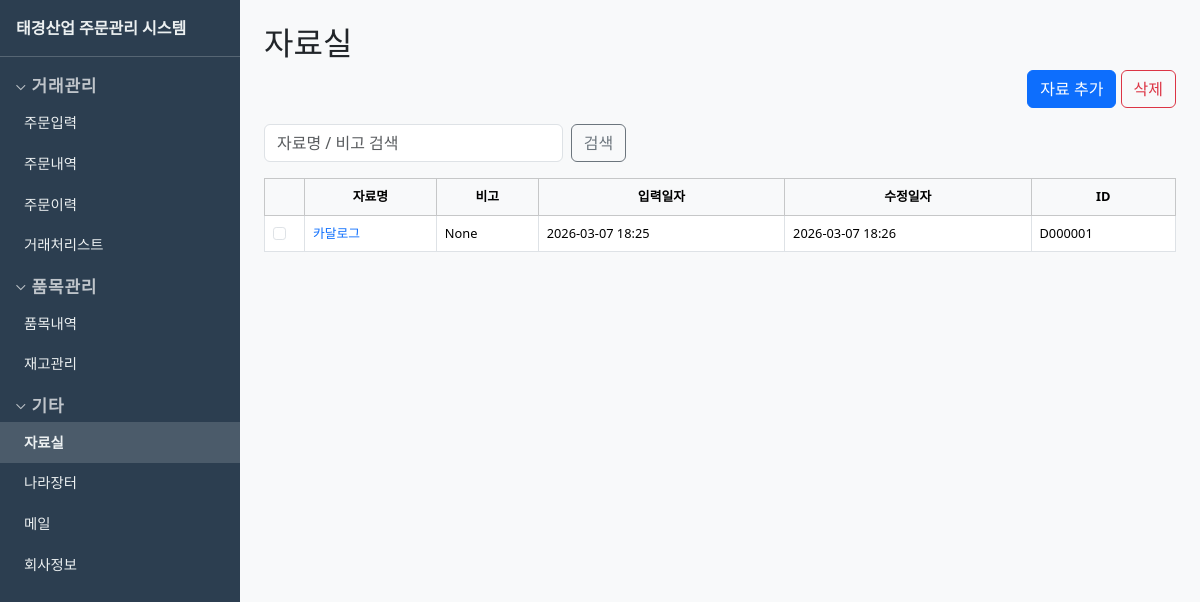
Screenshot of /documents with the database file from the repository.
### models.py (models this page shows)
class Document(db.Model):
    __tablename__ = "documents"
    id = db.Column(db.Integer, primary_key=True)
    code = db.Column(db.String(10), unique=True)
    name = db.Column(db.String(200), nullable=False)
    spec = db.Column(db.String(200))
    memo = db.Column(db.String(500))
    file_path = db.Column(db.String(500))
    file_name = db.Column(db.String(255))
    created_at = db.Column(db.DateTime, default=datetime.utcnow)
    updated_at = db.Column(db.DateTime, default=datetime.utcnow, onupdate=datetime.utcnow)
    files = db.relationship("DocumentFile", backref="document", lazy=True, cascade="all, delete-orphan")

### blueprints/documents.py (the view, shortened to what this page needs)
@bp.route("/documents")
def document_list():
    q = request.args.get("q", "").strip()
    query = Document.query
    documents = query.order_by(Document.name).all()
    return render_template("documents/list.html", documents=documents, q=q)

### templates/documents/list.html (shortened to what this page needs)
{% extends "base.html" %}
{% block content %}
<h2 class="mb-2">자료실</h2>
<div class="page-actions mb-3">
  <a class="btn btn-primary" href="{{ url_for('documents.document_add') }}">자료 추가</a>
  <button type="button" class="btn btn-outline-danger" id="btnDocumentDelete">삭제</button>
</div>
<form method="get" class="row g-2 align-items-center mb-3">
  <div class="col-sm-6 col-md-4">
    <input type="text" name="q" class="form-control" placeholder="자료명 / 비고 검색" value="{{ q or '' }}">
  </div>
  <div class="col-auto">
    <button type="submit" class="btn btn-outline-secondary">검색</button>
  </div>
</form>
<table class="table table-bordered table-hover document-list-table">
  <thead class="table-light">
    <tr><th style="width:40px"></th><th>자료명</th><th>비고</th><th>입력일자</th><th>수정일자</th><th>ID</th></tr>
  </thead>
  <tbody>
    {% for d in documents %}
    <tr>
      <td><input type="checkbox" class="form-check-input document-check" value="{{ d.id }}" aria-label="선택"></td>
      <td><a href="{{ url_for('documents.document_edit', id=d.id) }}" class="text-decoration-none">{{ d.name or '' }}</a></td>
      <td>{{ (d.memo or '')[:30] }}{% if d.memo and d.memo|length > 30 %}...{% endif %}</td>
      <td>{{ d.created_at.strftime('%Y-%m-%d %H:%M') if d.created_at else '-' }}</td>
      <td>{{ d.updated_at.strftime('%Y-%m-%d %H:%M') if d.updated_at else '-' }}</td>
      <td>{{ d.code or ("D{:06d}"|format(d.id)) }}</td>
    </tr>
    {% else %}
    <tr><td colspan="6">등록된 자료가 없습니다.</td></tr>
    {% endfor %}
  </tbody>
</table>
{% endblock %}

### templates/base.html (style rules this page uses)
body { display: flex; min-height: 100vh; margin: 0; }
.page-actions { text-align: right; margin-bottom: 1rem; }
thead th { text-align: center !important; }

### templates/documents/list.html (style rules this page uses)
.document-list-table { font-size: 0.8rem; }
.document-list-table th, .document-list-table td { white-space: nowrap; overflow: hidden; text-overflow: ellipsis; }

### rows the page displays
Document: name "카달로그", memo "None", created_at "2026-03-07 18:25", updated_at "2026-03-07 18:26", code "D000001"
